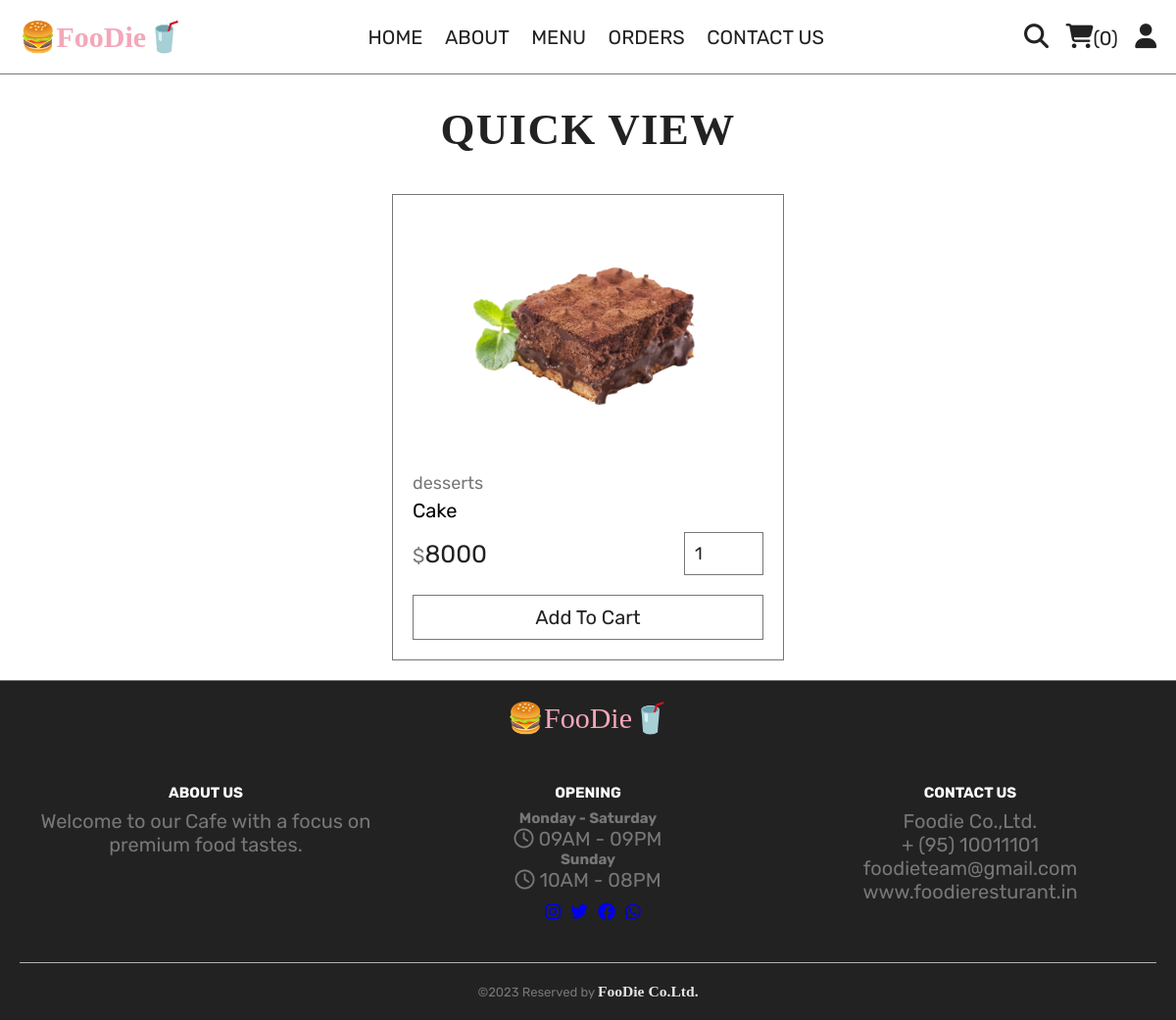
The app's page /quick_view.php?pid=2 with its own data.
### tables this page shows
CREATE TABLE `products` (
  `id` int(100) NOT NULL,
  `name` varchar(100) NOT NULL,
  `category` varchar(100) NOT NULL,
  `price` int(10) NOT NULL,
  `image` varchar(100) NOT NULL
);

### quick_view.php (the view, shortened to what this page needs)
<?php
include 'components/connect.php';
?>
<!DOCTYPE html>
<html lang="en">
<head>
   <link rel="stylesheet" href="https://cdnjs.cloudflare.com/ajax/libs/font-awesome/6.1.1/css/all.min.css">
   <link rel="stylesheet" href="css/style.css">
</head>
<body>
<?php include 'components/user_header.php'; ?>
<section class="quick-view">
   <h1 class="title">quick view</h1>
   <?php
      $pid = $_GET['pid'];
      $select_products = $conn->prepare("SELECT * FROM `products` WHERE id = ?");
      $select_products->execute([$pid]);
      if($select_products->rowCount() > 0){
         while($fetch_products = $select_products->fetch(PDO::FETCH_ASSOC)){
   ?>
   <form action="" method="post" class="box">
      <img src="uploaded_img/<?= $fetch_products['image']; ?>" alt="">
      <a href="category.php?category=<?= $fetch_products['category']; ?>" class="cat"><?= $fetch_products['category']; ?></a>
      <div class="name"><?= $fetch_products['name']; ?></div>
      <div class="flex">
         <div class="price"><span>$</span><?= $fetch_products['price']; ?></div>
         <input type="number" name="qty" class="qty" min="1" max="99" value="1" maxlength="2">
      </div>
      <button type="submit" name="add_to_cart" class="cart-btn">add to cart</button>
   </form>
   <?php
         }
      }else{
         echo '<p class="empty">no products added yet!</p>';
      }
   ?>
</section>
<?php include 'components/footer.php'; ?>
</body>
</html>

### css/style.css (style rules this page uses)
:root { --red: #f4a7ba; --danger: #e74c3c; --white: #fff; --black: #222; --light-color: #777; --background-color: #f2f2f2; --star-color: #ffe700; --border: .1rem solid var(--light-color); }
* { font-family: 'Rubik', sans-serif; margin: 0; padding: 0; box-sizing: border-box; outline: none; border: none; text-decoration: none; }
html { font-size: 62.5%; overflow-x: hidden; scroll-behavior: smooth; stop-opacity: 7rem; }
.title { font-family: dancing script; text-align: center; color: var(--black); font-size: 4.5rem; padding-bottom: 1rem; margin: 30px auto; text-transform: uppercase; letter-spacing: 1.3px; }
.quick-view form { max-width: 40rem; padding: 2rem; border: var(--border); position: relative; margin: 0 auto; }
.quick-view form img { height: 25rem; width: 100%; object-fit: contain; margin-bottom: 1rem; }
.quick-view form .cat { font-size: 1.8rem; color: var(--light-color); }
.quick-view form .name { font-size: 2rem; margin: .5rem 0; }
.quick-view form .flex { display: flex; justify-content: space-between; align-items: center; gap: 1.5rem; margin: 1rem 0; }
.quick-view form .flex .price { font-size: 2.5rem; color: var(--black); }
.quick-view form .flex .price span { font-size: 2rem; color: var(--light-color); }
.quick-view form .flex .qty { border: var(--border); padding: 1rem; font-size: 1.8rem; color: var(--black); }
.quick-view form .cart-btn { width: 100%; padding: 1rem 3rem; text-align: center; border: var(--border); font-size: 2rem; color: var(--black); cursor: pointer; text-transform: capitalize; background: none; margin-top: 1rem; }

### records on screen
products: image (picture), category "desserts", name "Cake", price "8000"

### other values on screen
$total_cart_items "0"
